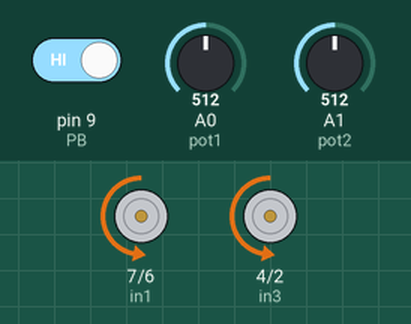
Bench run of a sketch on a simulated Arduino Uno, built with avr-gcc and run on an emulated ATmega328P. On the bench: motor-driver pin pairs drawn as motors (green arrow = first pin HIGH = forward, orange = second pin HIGH = backward, longer = more drive, scaled by the enable pin). Inputs (shaded band) come from the test bench; at power-on: A0 (pot1) = 512, A1 (pot2) = 512, pin 9 (PB) HIGH.

Above: at 1.2 s.
1.3 s: A0 (pot1) set to 716
At 2.4 s:
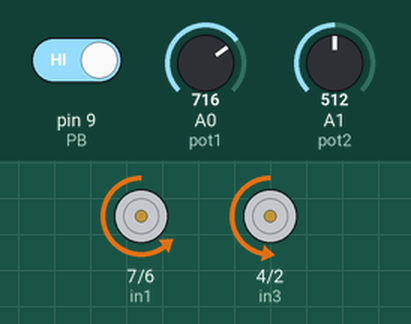
2.8 s: A1 (pot2) set to 716
At 3.5 s:
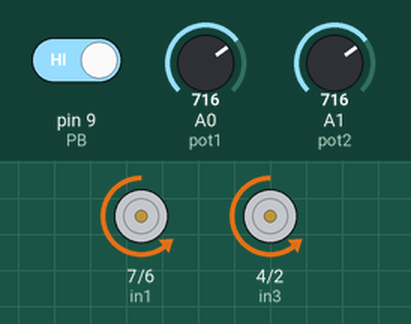
4.3 s: pin 9 (PB) driven LOW
At 4.6 s:
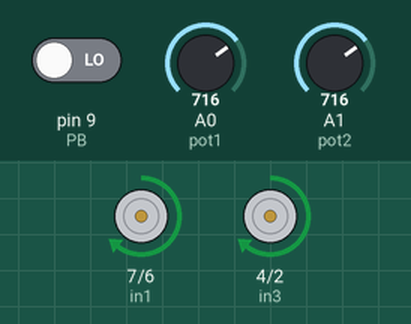
5.8 s: A0 (pot1) set to 900
At 7.0 s:
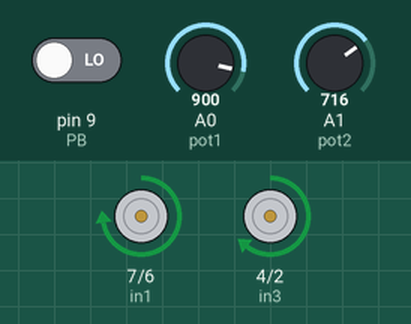
7.3 s: A1 (pot2) set to 900
At 8.1 s:
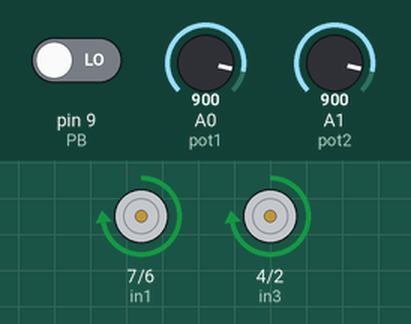
8.8 s: pin 9 (PB) driven HIGH
At 9.3 s:
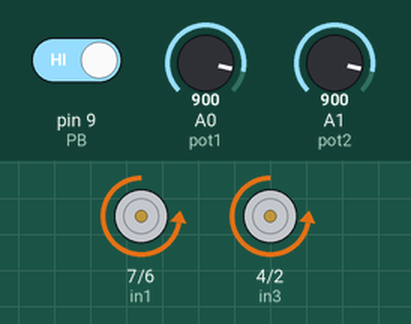
Timing chart, 0 to 11.3 s (numbered marks = the images above; inputs shaded):
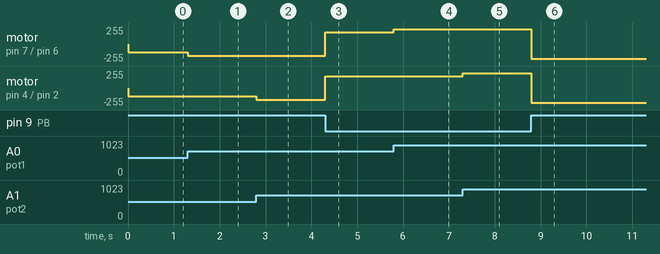

The sketch:

DCmotor.ino
```cpp
int in1=7;
int in2=6;
int in3=4;
int in4=2;
#define en1 5
#define en2 3
#define pot1 A0
#define pot2 A1
#define PB 9
void setup() {
  // put your setup code here, to run once:
pinMode(in1,OUTPUT);
pinMode(in2,OUTPUT);
pinMode(in3,OUTPUT);
pinMode(in4,OUTPUT);
pinMode(en1,OUTPUT);
pinMode(en2,OUTPUT);
pinMode(pot1,INPUT);
pinMode(pot2,INPUT);
pinMode(PB,INPUT);
}

void loop() {
  // put your main code here, to run repeatedly:
int potValue1= analogRead(pot1);
int pwmOutput1=map(potValue1,0,1023,0,255);
int potValue2= analogRead(pot2);
int pwmOutput2=map(potValue2,0,1023,0,255);
analogWrite(en1,pwmOutput1);
analogWrite(en2,pwmOutput2);
if(digitalRead(9)==0){
digitalWrite(in1,HIGH);
digitalWrite(in2,LOW);
digitalWrite(in3,HIGH);
digitalWrite(in4,LOW);}
if(digitalRead(9)==1){
digitalWrite(in1,LOW);
digitalWrite(in2,HIGH);
digitalWrite(in3,LOW);
digitalWrite(in4,HIGH);}


}
```

Measured:
- after the input at 1.3 s, motor on pin 7 (in1) / pin 6 (in2): backward 127/255 → backward 178/255 at once
- after the input at 2.8 s, motor on pin 4 (in3) / pin 2 (in4): backward 127/255 → backward 178/255 at once
- after the input at 4.3 s, motor on pin 7 (in1) / pin 6 (in2), motor on pin 4 (in3) / pin 2 (in4): backward 178/255 → forward 178/255 at once
- after the input at 5.8 s, motor on pin 7 (in1) / pin 6 (in2): forward 178/255 → forward 224/255 at once
- after the input at 7.3 s, motor on pin 4 (in3) / pin 2 (in4): forward 178/255 → forward 224/255 at once
- after the input at 8.8 s, motor on pin 7 (in1) / pin 6 (in2), motor on pin 4 (in3) / pin 2 (in4): forward 224/255 → backward 224/255 at once
